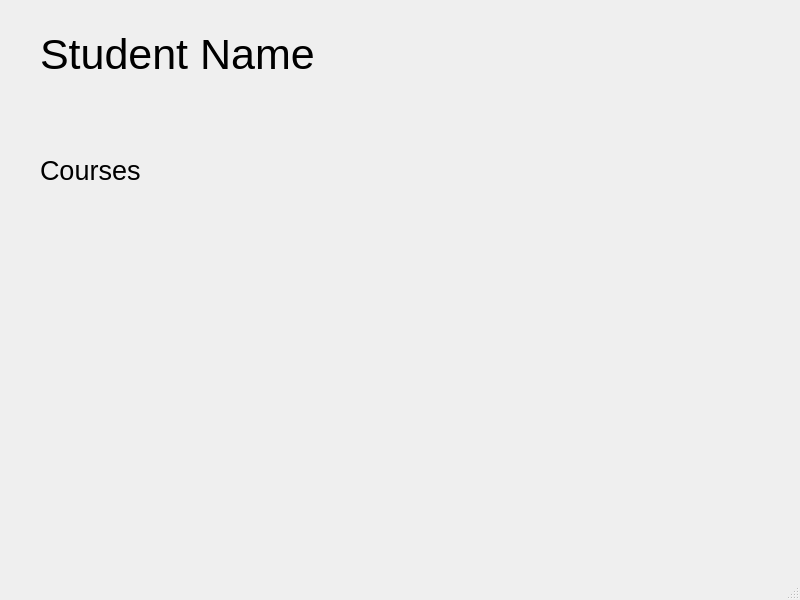
<?xml version="1.0" encoding="UTF-8"?>
<ui version="4.0">
 <class>StudentWindow</class>
 <widget class="QMainWindow" name="StudentWindow">
  <property name="geometry">
   <rect>
    <x>0</x>
    <y>0</y>
    <width>800</width>
    <height>600</height>
   </rect>
  </property>
  <property name="windowTitle">
   <string>MainWindow</string>
  </property>
  <widget class="QWidget" name="centralwidget">
   <widget class="QLabel" name="studentName">
    <property name="geometry">
     <rect>
      <x>40</x>
      <y>30</y>
      <width>800</width>
      <height>100</height>
     </rect>
    </property>
    <property name="font">
     <font>
      <pointsize>32</pointsize>
     </font>
    </property>
    <property name="text">
     <string>Student Name</string>
    </property>
    <property name="alignment">
     <set>Qt::AlignLeading|Qt::AlignLeft|Qt::AlignTop</set>
    </property>
   </widget>
   <widget class="QLabel" name="coursesLabel">
    <property name="geometry">
     <rect>
      <x>40</x>
      <y>150</y>
      <width>101</width>
      <height>41</height>
     </rect>
    </property>
    <property name="font">
     <font>
      <pointsize>20</pointsize>
     </font>
    </property>
    <property name="text">
     <string>Courses</string>
    </property>
   </widget>
  </widget>
  <widget class="QMenuBar" name="menubar">
   <property name="geometry">
    <rect>
     <x>0</x>
     <y>0</y>
     <width>800</width>
     <height>21</height>
    </rect>
   </property>
  </widget>
  <widget class="QStatusBar" name="statusbar"/>
 </widget>
 <resources/>
 <connections/>
</ui>
